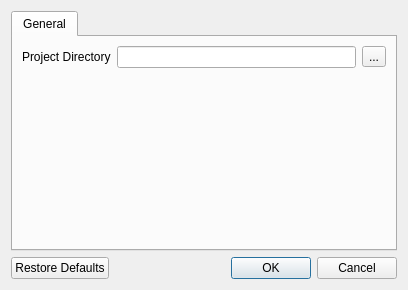
<?xml version="1.0" encoding="UTF-8"?>
<ui version="4.0">
 <class>Options</class>
 <widget class="QDialog" name="Options">
  <property name="geometry">
   <rect>
    <x>0</x>
    <y>0</y>
    <width>408</width>
    <height>290</height>
   </rect>
  </property>
  <property name="windowTitle">
   <string>Options</string>
  </property>
  <layout class="QGridLayout" name="gridLayout">
   <item row="1" column="1">
    <widget class="QTabWidget" name="tabWidget">
     <property name="currentIndex">
      <number>0</number>
     </property>
     <widget class="QWidget" name="tabGeneral">
      <attribute name="title">
       <string>General</string>
      </attribute>
      <layout class="QGridLayout" name="gridLayout_3">
       <item row="1" column="0">
        <spacer name="verticalSpacer">
         <property name="orientation">
          <enum>Qt::Vertical</enum>
         </property>
         <property name="sizeHint" stdset="0">
          <size>
           <width>20</width>
           <height>40</height>
          </size>
         </property>
        </spacer>
       </item>
       <item row="0" column="0">
        <layout class="QGridLayout" name="gridLayout_2">
         <item row="0" column="2">
          <widget class="QToolButton" name="chooseProjectDirectory">
           <property name="text">
            <string>...</string>
           </property>
          </widget>
         </item>
         <item row="0" column="1">
          <widget class="QLineEdit" name="projectDirectory"/>
         </item>
         <item row="0" column="0">
          <widget class="QLabel" name="project_directory_label">
           <property name="text">
            <string>Project Directory</string>
           </property>
          </widget>
         </item>
        </layout>
       </item>
      </layout>
     </widget>
    </widget>
   </item>
   <item row="2" column="1">
    <widget class="QDialogButtonBox" name="buttonBox">
     <property name="standardButtons">
      <set>QDialogButtonBox::Cancel|QDialogButtonBox::Ok|QDialogButtonBox::RestoreDefaults</set>
     </property>
    </widget>
   </item>
  </layout>
 </widget>
 <resources/>
 <connections/>
</ui>
